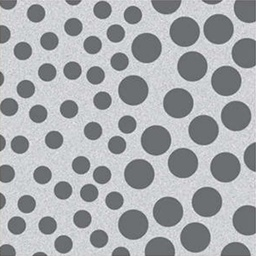
#> input picture image/test.jpg, 256 x 256 px, shrunk from 628 x 629 before the run, given in place of Lenna.png, which was not available
$ jupyter execute source.ipynb   (text cells are left out)
#> lines starting #> are read from the running program, lines starting #| are printed output that depends on the picture; after the words box and inside, x2 and y2 are one past the last pixel; in counts of white or black regions, pixels touching at a corner belong together; pictures that were not available may be replaced by others from this repository, and a replacement may not be noted
[cell 1]
import cv2 as cv
import numpy as np
import matplotlib.pyplot as plt

[cell 2]
def print_img(imgs, row, col):
    plt.figure(figsize=(15,10))
    for i in range(len(imgs)):
        plt.subplot(row, col, i+1)
        if i == 0:
            plt.title('Original Image')
            plt.imshow(imgs[i], cmap='gray')
        elif i == 1:
            plt.title('Manual Function')
            plt.imshow(imgs[i], cmap='gray')
        else:
            plt.title('OpenCV Function')
            plt.imshow(imgs[i], cmap='gray')
    plt.show()

[cell 3]
def circular_kernel(radius):
    # initialize the kernel matrix with zeros
    kernel = np.zeros((2*radius+1, 2*radius+1), np.uint8)
    # create a meshgrid of the same size as the kernel
    x, y = np.ogrid[-radius:radius+1, -radius:radius+1]
    # create a circular mask
    f = x**2 + y**2 <= radius**2
    kernel[f] = 1
    return kernel

[cell 4]
def pre_process(image_path):
#> called with image_path = 'Lenna.png'
    img = cv.imread(image_path, 0)
#> img: shape (256, 256); min 80, max 238, mean 169.9
    (thresh, img) = cv.threshold(img, 128, 255, cv.THRESH_BINARY | cv.THRESH_OTSU)
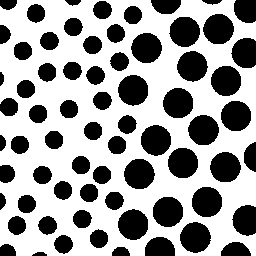
#> img: shape (256, 256); 60.9% white; 69 black regions, largest, box (x1, y1, x2, y2) and area: (180, 222, 211, 253) 734, (192, 187, 222, 217) 728, (168, 148, 198, 178) 726
#> thresh = 159
    #plt.imshow(img, cmap='gray')
    return img

processed_img = pre_process('Lenna.png')

[cell 5]
def dilation(img, kernel):
    # find the center of the kernel
    kernel_center = (kernel.shape[0] // 2, kernel.shape[1] // 2)
    # create an empty image with the same shape as the original image
    dilation_img = np.zeros((img.shape[0], img.shape[1]), dtype=np.uint8)
    # height and width of the image
    height, width = img.shape
#> height = 256; width = 256

    # pad the image with zeros
    pad = (kernel.shape[0] - 1) // 2
    img = np.pad(img, pad, mode='constant')
#> img: shape (258, 258); 60% white; 51 black regions, largest, box (x1, y1, x2, y2) and area: (0, 0, 258, 258) 5584, (181, 223, 212, 254) 734, (193, 188, 223, 218) 728

    # loop over the image to find the dilation of the image
    for i in range(height):
        for j in range(width):
            # find the region of interest
            i_ = i + kernel.shape[0]
            j_ = j + kernel.shape[1]
            # if the kernel overlaps with the image
            if np.any(kernel * img[i:i_, j:j_]):
                dilation_img[i, j] = 1
#> dilation_img: shape (256, 256); values 0 (black) and 1 (white), 68.7% white; 69 black regions, largest, box (x1, y1, x2, y2) and area: (181, 223, 210, 252) 613, (193, 188, 221, 216) 612, (169, 149, 197, 177) 610

    return dilation_img

kernel = np.ones((3,3), np.uint8)
print_img([processed_img, dilation(processed_img, kernel), cv.dilate(processed_img, kernel)], 1, 3)
#> the loop in print_img, `for i in range(len(imgs)):` made 3 passes

[cell 6]
def erosion(img, kernel):
    # find the center of the kernel
    kernel_center = (kernel.shape[0] // 2, kernel.shape[1] // 2)
    # create an empty image with the same shape as the original image
    erosion_img = np.zeros((img.shape[0], img.shape[1]), dtype=np.uint8)
    # height and width of the image
    height, width = img.shape
#> height = 256; width = 256

    # pad the image with ones
    pad = kernel.shape[0] // 2
    img = np.pad(img, pad, mode='constant', constant_values=1)

    # loop over the image to find the erosion of the image
    for i in range(height):
        for j in range(width):
            # find the region of interest
            i_ = i + kernel.shape[0]
            j_ = j + kernel.shape[1]
            # if the kernel overlaps with the image
            if np.all(kernel * img[i:i_, j:j_]):
                erosion_img[i + kernel_center[0] - 1, j + kernel_center[1] - 1] = 1
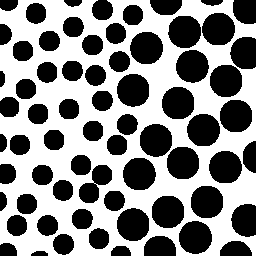
#> erosion_img: shape (256, 256); values 0 (black) and 1 (white), 52.4% white; 68 black regions, largest, box (x1, y1, x2, y2) and area: (179, 221, 212, 254) 863, (209, 151, 242, 183) 852, (191, 186, 223, 218) 852

    return erosion_img

print_img([processed_img, erosion(processed_img, kernel), cv.erode(processed_img, kernel)], 1, 3)
#> the loop in print_img (call 2), `for i in range(len(imgs)):` made 3 passes

[cell 7]
def opening(img, kernel):
    return dilation(erosion(img, kernel), kernel)
#> in dilation (call 2), `img = np.pad(img, pad, mode='constant')`: img: shape (258, 258); values 0 (black) and 1 (white), 51.6% white; 49 black regions, largest, box (x1, y1, x2, y2) and area: (0, 0, 258, 258) 6838, (180, 222, 213, 255) 863, (210, 152, 243, 184) 852
#> after the loop in dilation (call 2), `for i in range(height):`: dilation_img: shape (256, 256); values 0 (black) and 1 (white), 60.9% white; 69 black regions, largest, box (x1, y1, x2, y2) and area: (180, 222, 211, 253) 735, (192, 187, 222, 217) 728, (168, 148, 198, 178) 726

print_img([processed_img, opening(processed_img, kernel), cv.morphologyEx(processed_img, cv.MORPH_OPEN, kernel)], 1, 3)
#> call 3 of print_img, with row = 1, col = 3
#> the loop in print_img (call 3), `for i in range(len(imgs)):` made 3 passes
#> in print_img (call 3), `plt.show()`:
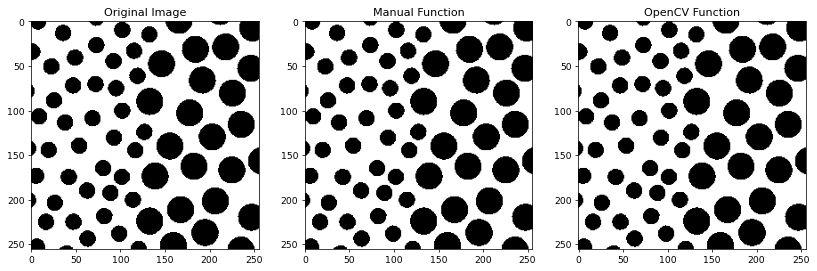
#> figure drawn by matplotlib, 3 panels

[cell 8]
def closing(img, kernel):
    return erosion(dilation(img, kernel), kernel)
#> in erosion (call 3), `img = np.pad(img, pad, mode='constant', constant_values=1)`: img: shape (258, 258); values 0 (black) and 1 (white), 69.2% white; 69 black regions, largest, box (x1, y1, x2, y2) and area: (182, 224, 211, 253) 613, (194, 189, 222, 217) 612, (170, 150, 198, 178) 610
#> after the loop in erosion (call 3), `for i in range(height):`: erosion_img: shape (256, 256); values 0 (black) and 1 (white), 61% white; 69 black regions, largest, box (x1, y1, x2, y2) and area: (180, 222, 211, 253) 733, (192, 187, 222, 217) 728, (168, 148, 198, 178) 726

print_img([processed_img, closing(processed_img, kernel), cv.morphologyEx(processed_img, cv.MORPH_CLOSE, kernel)], 1, 3)

[cell 9]
def boundary_extraction(img, kernel):
    return dilation(img, kernel) - erosion(img, kernel)
#> returned value: shape (256, 256); values 0 (black) and 1 (white), 16.4% white in thin lines or dots

print_img([processed_img, boundary_extraction(processed_img, kernel), cv.morphologyEx(processed_img, cv.MORPH_GRADIENT, kernel)], 1, 3)
#> the loop in print_img (call 5), `for i in range(len(imgs)):` made 3 passes
#> in print_img (call 5), `plt.show()`:
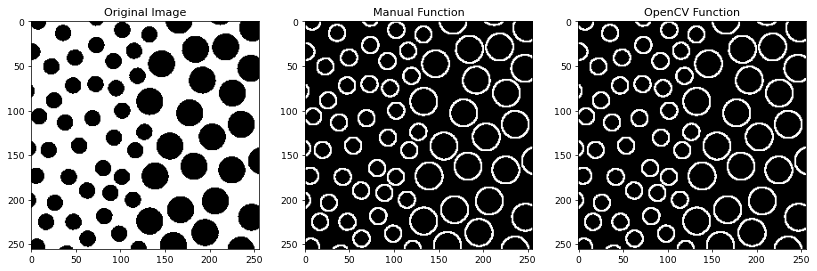
#> figure drawn by matplotlib, 3 panels

[cell 10]
def pre_process_gray(image_path):
#> called with image_path = 'test2.jpg'
    img = cv.imread(image_path)
#> img is the input picture: shape (256, 256, 3); mean B, G, R 173.8, 170.4, 167.7
    img = cv.cvtColor(img, cv.COLOR_BGR2GRAY)
    return img

processed_img_gray = pre_process_gray('test2.jpg')

[cell 11]
def dilation2(img, kernel):
    # find the center of the kernel
    kernel_center = (kernel.shape[0] // 2, kernel.shape[1] // 2)
    # create an empty image with the same shape as the original image
    dilation_img = np.zeros((img.shape[0], img.shape[1]), dtype=np.uint8)
    # height and width of the image
    height, width = img.shape
#> height = 256; width = 256

    # pad the image with zeros
    pad = (kernel.shape[0] - 1) // 2
    img = np.pad(img, pad, mode='constant')
#> img: shape (258, 258)

    # loop over the image to find the dilation of the image
    for i in range(height):
        for j in range(width):
            # find the region of interest
            i_ = i + kernel.shape[0]
            j_ = j + kernel.shape[1]
            # if the kernel overlaps with the image
            if np.any(kernel * img[i:i_, j:j_]):
                dilation_img[i, j] = np.max(img[i:i_, j:j_])

    return dilation_img

# kernel for processing gray image
kernel = np.ones((3,3), np.uint8)

print_img([processed_img_gray, dilation2(processed_img_gray, kernel), cv.dilate(processed_img_gray, kernel)], 1, 3)

[cell 12]
def erosion2(img, kernel):
    # erosion for gray scale image
    # find the center of the kernel
    kernel_center = (kernel.shape[0] // 2, kernel.shape[1] // 2)
    # create an empty image with the same shape as the original image
    erosion_img = np.zeros((img.shape[0], img.shape[1]), dtype=np.uint8)
    # height and width of the image
    height, width = img.shape
#> height = 256; width = 256

    # pad the image with ones
    pad = kernel.shape[0] // 2
    img = np.pad(img, pad, mode='constant', constant_values=255)

    # loop over the image to find the erosion of the image
    for i in range(height):
        for j in range(width):
            # find the region of interest
            i_ = i + kernel.shape[0]
            j_ = j + kernel.shape[1]
            # if the kernel overlaps with the image
            if np.all(kernel * img[i:i_, j:j_]):
                erosion_img[i + kernel_center[0] - 1, j + kernel_center[1] - 1] = np.min(kernel * img[i:i_, j:j_])
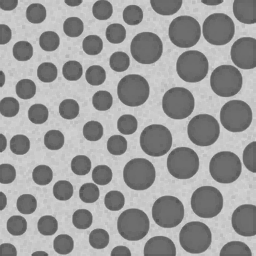
#> erosion_img: shape (256, 256); min 80, max 217, mean 154.6

    return erosion_img

print_img([processed_img_gray, erosion2(processed_img_gray, kernel), cv.erode(processed_img_gray, kernel)], 1, 3)

[cell 13]
def opening2(img, kernel):
    return dilation2(erosion2(img, kernel), kernel)
#> in dilation2 (call 2), `kernel_center = (kernel.shape[0] // 2, kernel.shape[1] // 2)`: kernel_center = (1, 1)
#> after the loop in dilation2 (call 2), `for i in range(height):`:
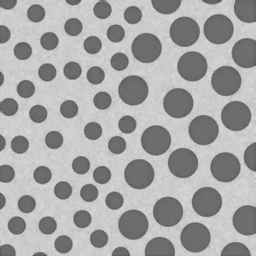
#> dilation_img: shape (256, 256); min 80, max 217, mean 165.9

print_img([processed_img_gray, opening2(processed_img_gray, kernel), cv.morphologyEx(processed_img_gray, cv.MORPH_OPEN, kernel)], 1, 3)

[cell 14]
def closing2(image, kernel):
    return erosion2(dilation2(image, kernel), kernel)

print_img([processed_img_gray, closing2(processed_img_gray, kernel), cv.morphologyEx(processed_img_gray, cv.MORPH_CLOSE, kernel)], 1, 3)

[cell 15]
def gradient(img, kernel):
    return dilation2(img, kernel) - erosion2(img, kernel)
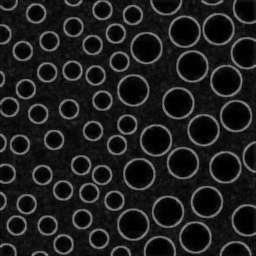
#> returned value: shape (256, 256); min 0, max 141, mean 30.1

print_img([processed_img_gray, gradient(processed_img_gray, kernel), cv.morphologyEx(processed_img_gray, cv.MORPH_GRADIENT, kernel)], 1, 3)

[cell 16]
def top_hat(img, kernel):
    return img - opening2(img, kernel)

print_img([processed_img_gray, top_hat(processed_img_gray, kernel), cv.morphologyEx(processed_img_gray, cv.MORPH_TOPHAT, kernel)], 1, 3)

[cell 17]
def black_hat(img, kernel):
    return closing2(img, kernel) - img

print_img([processed_img_gray, black_hat(processed_img_gray, kernel), cv.morphologyEx(processed_img_gray, cv.MORPH_BLACKHAT, kernel)], 1, 3)

[cell 18]
def smooth(img, kernel):
    return closing2(opening2(img, kernel), kernel)
#> after the loop in dilation2 (call 8), `for i in range(height):`:
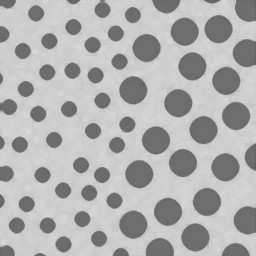
#> dilation_img: shape (256, 256); min 93, max 217, mean 175.3
#> in erosion2 (call 8), `img = np.pad(img, pad, mode='constant', constant_values=255)`:
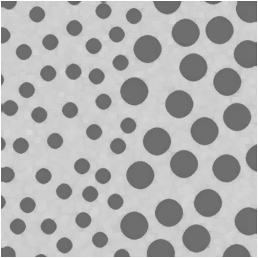
#> img: shape (258, 258); min 93, max 255, mean 176.6

print_img([processed_img_gray, smooth(processed_img_gray, kernel), cv.morphologyEx(cv.morphologyEx(processed_img_gray, cv.MORPH_OPEN, kernel), cv.MORPH_CLOSE, kernel)], 1, 3)

[cell 19]
img_gray = pre_process_gray('test.jpg')

def textual_segment(img, kernel1, kernel2, kernel):
    #return gradient(opening2(closing2(img, kernel1), kernel2), kernel)
    return cv.morphologyEx(cv.morphologyEx(cv.morphologyEx(img, cv.MORPH_CLOSE, kernel1), cv.MORPH_OPEN, kernel2), cv.MORPH_GRADIENT, kernel)
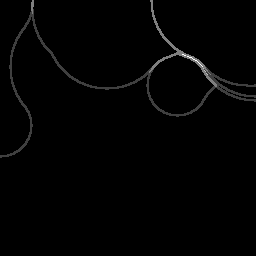
#> returned value: shape (256, 256); min 0, max 4, mean 0.0394; drawn with min black and max white

kernel1 = circular_kernel(30)
kernel2 = circular_kernel(60)
kernel = np.ones((3,3), np.uint8)

result = cv.bitwise_or(textual_segment(img_gray, kernel1, kernel2, kernel), img_gray)

# plt.imshow(result, cmap='gray')

print_img(([img_gray, result]), 1, 2)
